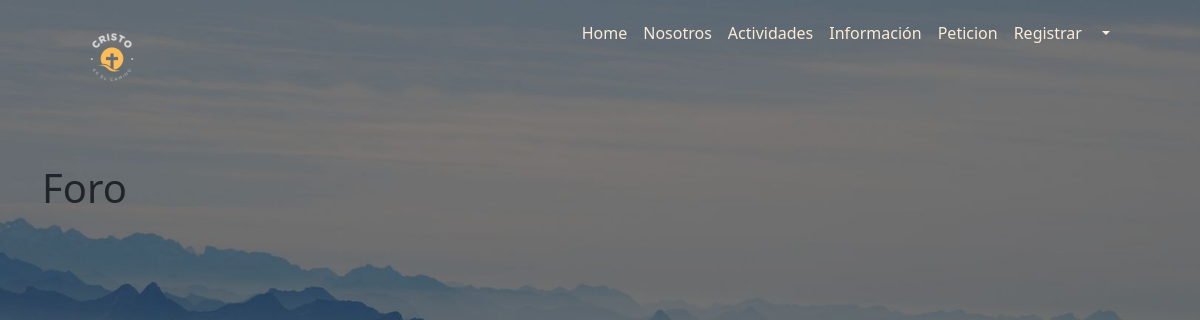
The page /crece/foro/foro on the database as committed earlier.
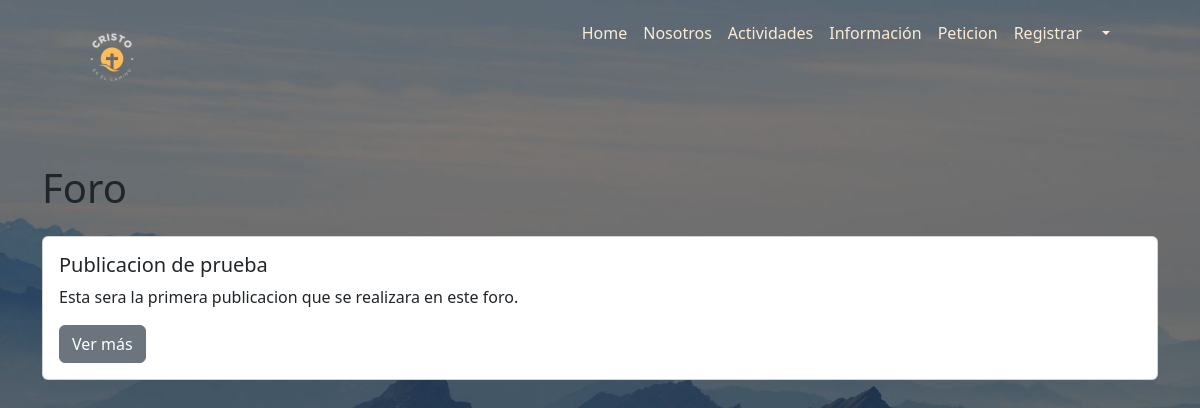
The same page on the database as committed later.
### crece/models.py (models this page shows, shortened)
class Post(models.Model):
    title = models.CharField(max_length=200)
    content = models.TextField()
    author = models.ForeignKey(User, on_delete=models.CASCADE)
    created_at = models.DateTimeField(auto_now_add=True)
    updated_at = models.DateTimeField(auto_now=True)  # Campo para la última modificación

### crece/views.py (the view)
# urls.py: path('foro/foro', views.foro, name='foro'),
def foro(request):
    posts = Post.objects.all()
    return render(request, 'crece/html/foro/foro.html', {'posts': posts})

### crece/templates/crece/html/foro/foro.html (shortened to what this page needs)
{% extends 'crece/plantilla.html' %}
{% load static %}
{% block extra_css %}
<link rel="stylesheet" href="{% static 'crece/css/estilo.css' %}">
{% endblock %}
{% block contenido %}
<div class="container mt-5">
    <h1>Foro</h1>
    <div id="conversation-list" class="mt-4">
        {% for post in posts %}
            <div class="card mb-3" id="post-{{ post.pk }}">
                <div class="card-body">
                    <h5 class="card-title">{{ post.title }}</h5>
                    <p class="card-text">{{ post.content }}</p>
                    <a href="{% url 'post_detail' post.pk %}" class="btn btn-secondary">Ver más</a>
                </div>
            </div>
        {% endfor %}
    </div>
</div>
{% endblock %}

Rows that differ between the two databases and show on the page:
added Post: title "Publicacion de prueba", content "Esta sera la primera publicacion que se realizara en este foro."
